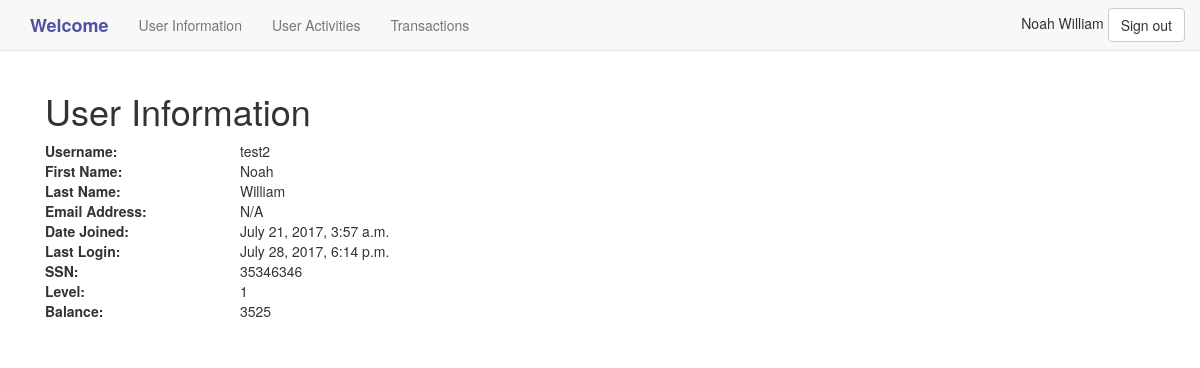
The page /User_Management/user_info/2/ (signed in) on the database its author committed.
### User_Management/models.py (models this page shows, shortened)
class MyUser(models.Model):
    user = models.OneToOneField(User)
    """
    user_id = models.CharField(max_length=200, unique=True, primary_key=True)
    user_name = models.CharField(max_length=100)
    user_password = models.CharField(max_length=200)
    """
    id = models.AutoField(primary_key=True)
    user_ssn = models.CharField(max_length=200, unique=True)
    user_level = models.IntegerField()
    user_balance = models.IntegerField()

### User_Management/views.py (the view)
# urls.py: url(r'^user_info/(?P<pk>\d+)/$',views.UserInfoDetailView.as_view(),name='user_info'),
class UserInfoDetailView(DetailView):
    context_object_name = 'user_info'
    model = models.MyUser
    template_name = 'user_info.html'
    def get_context_data(self, **kwargs):
        context = super(UserInfoDetailView, self).get_context_data(**kwargs)
        context['user_fullname'] = self.request.user.get_full_name
        context['myuser_id'] = self.request.user.myuser.id
        return context
    @method_decorator(PermissionVerify)
    def dispatch(self, *args, **kwargs):
        return super(UserInfoDetailView, self).dispatch(*args, **kwargs)

### User_Management/permission.py (called while the page is built)
def PermissionVerify(function):
    def wrapper(request, *args, **kwargs):
        userid = request.user.myuser.id
        if request.path != "/User_Management/user_info/"+str(userid)+"/":
            return HttpResponse('You cannot view this.')
        else:
            return function(request, *args, **kwargs)
    return wrapper

### templates/user_info.html
<!DOCTYPE html>
{% extends 'user_page.html' %}
{% block body_block %}
    <div class="container">
        <h1>User Information</h1>
        <dl class="row">
            <dt class="col-sm-2">Username:</dt>
            <dd class="col-sm-10">{{ user_info.user.username }}</dd>
            <dt class="col-sm-2">First Name:</dt>
            {% if user_info.user.first_name == '' %}
            <dd class="col-sm-10">N/A</dd>
            {% else %}
            <dd class="col-sm-10">{{ user_info.user.first_name }}</dd>
            {% endif %}
            <dt class="col-sm-2">Last Name:</dt>
            {% if user_info.user.last_name == '' %}
            <dd class="col-sm-10">N/A</dd>
            {% else %}
            <dd class="col-sm-10">{{ user_info.user.last_name }}</dd>
            {% endif %}
            <dt class="col-sm-2">Email Address:</dt>
            {% if user_info.user.email == '' %}
            <dd class="col-sm-10">N/A</dd>
            {% else %}
            <dd class="col-sm-10">{{ user_info.user.email }}</dd>
            {% endif %}
            <dt class="col-sm-2">Date Joined:</dt>
            {% if user_info.user.date_joined == '' %}
            <dd class="col-sm-10">N/A</dd>
            {% else %}
            <dd class="col-sm-10">{{ user_info.user.date_joined }}</dd>
            {% endif %}
            <dt class="col-sm-2">Last Login:</dt>
            {% if user_info.user.last_login == '' %}
            <dd class="col-sm-10">N/A</dd>
            {% else %}
            <dd class="col-sm-10">{{ user_info.user.last_login }}</dd>
            {% endif %}
            <dt class="col-sm-2">SSN:</dt>
            {% if user_info.user_ssn == '' %}
            <dd class="col-sm-10">N/A</dd>
            {% else %}
            <dd class="col-sm-10">{{ user_info.user_ssn }}</dd>
            {% endif %}
            <dt class="col-sm-2">Level:</dt>
            {% if user_info.user_level == '' %}
            <dd class="col-sm-10">N/A</dd>
            {% else %}
            <dd class="col-sm-10">{{ user_info.user_level }}</dd>
            {% endif %}
            <dt class="col-sm-2">Balance:</dt>
            {% if user_info.user_balance == '' %}
            <dd class="col-sm-10">N/A</dd>
            {% else %}
            <dd class="col-sm-10">{{ user_info.user_balance }}</dd>
            {% endif %}
        </dl>
    </div>
{% endblock %}

### templates/user_page.html (shortened to what this page needs)
<!DOCTYPE html>
{% load staticfiles %}
{% load bootstrap %}
<html lang="en">
<head>
    <link rel="stylesheet" href="{% static "css/mystyle.css" %}">
    <link rel="stylesheet" href="https://maxcdn.bootstrapcdn.com/bootstrap/3.3.7/css/bootstrap.min.css">
</head>
<body>
    <nav class="navbar navbar-default navbar-static-top">
        <div class="container">
            <ul class="nav navbar-nav" id="myTab">
                <li><a class="navbar-brand" href="{% url 'User_Management:user_page' %}" style="font-size: large;font-weight: 600;color: #5151A2;">Welcome</a></li>
                <li><a class="navbar-link" data-toggle="tab" href="{% url 'User_Management:user_info' myuser_id %}">User Information</a></li>
                <li><a class="navbar-link" data-toggle="tab" href="{% url 'User_Management:user_activity' %}">User Activities</a></li>
                <li><a class="navbar-link" data-toggle="tab" href="{% url 'User_Management:user_transaction' %}">Transactions</a></li>
            </ul>
            <ul class="nav navbar-nav navbar-right">
                <span>{{ user_fullname }}</span>
                <a href="{% url 'User_Management:logout' %}"><button type="button" class="btn btn-default navbar-btn">Sign out</button></a>
            </ul>
        </div>
    </nav>
    <div class="container">
        {% block body_block %}
        {% endblock %}
    </div>
</body>
</html>

### rows shown on the page
MyUser: user.username "test2", user.first_name "Noah", user.last_name "William", user.date_joined "July 21, 2017, 3:57 a.m.", user.last_login "July 28, 2017, 6:14 p.m.", user_ssn "35346346", user_level "1", user_balance "3525"

### other values the page prints
{{ user_fullname }} "Noah William"
